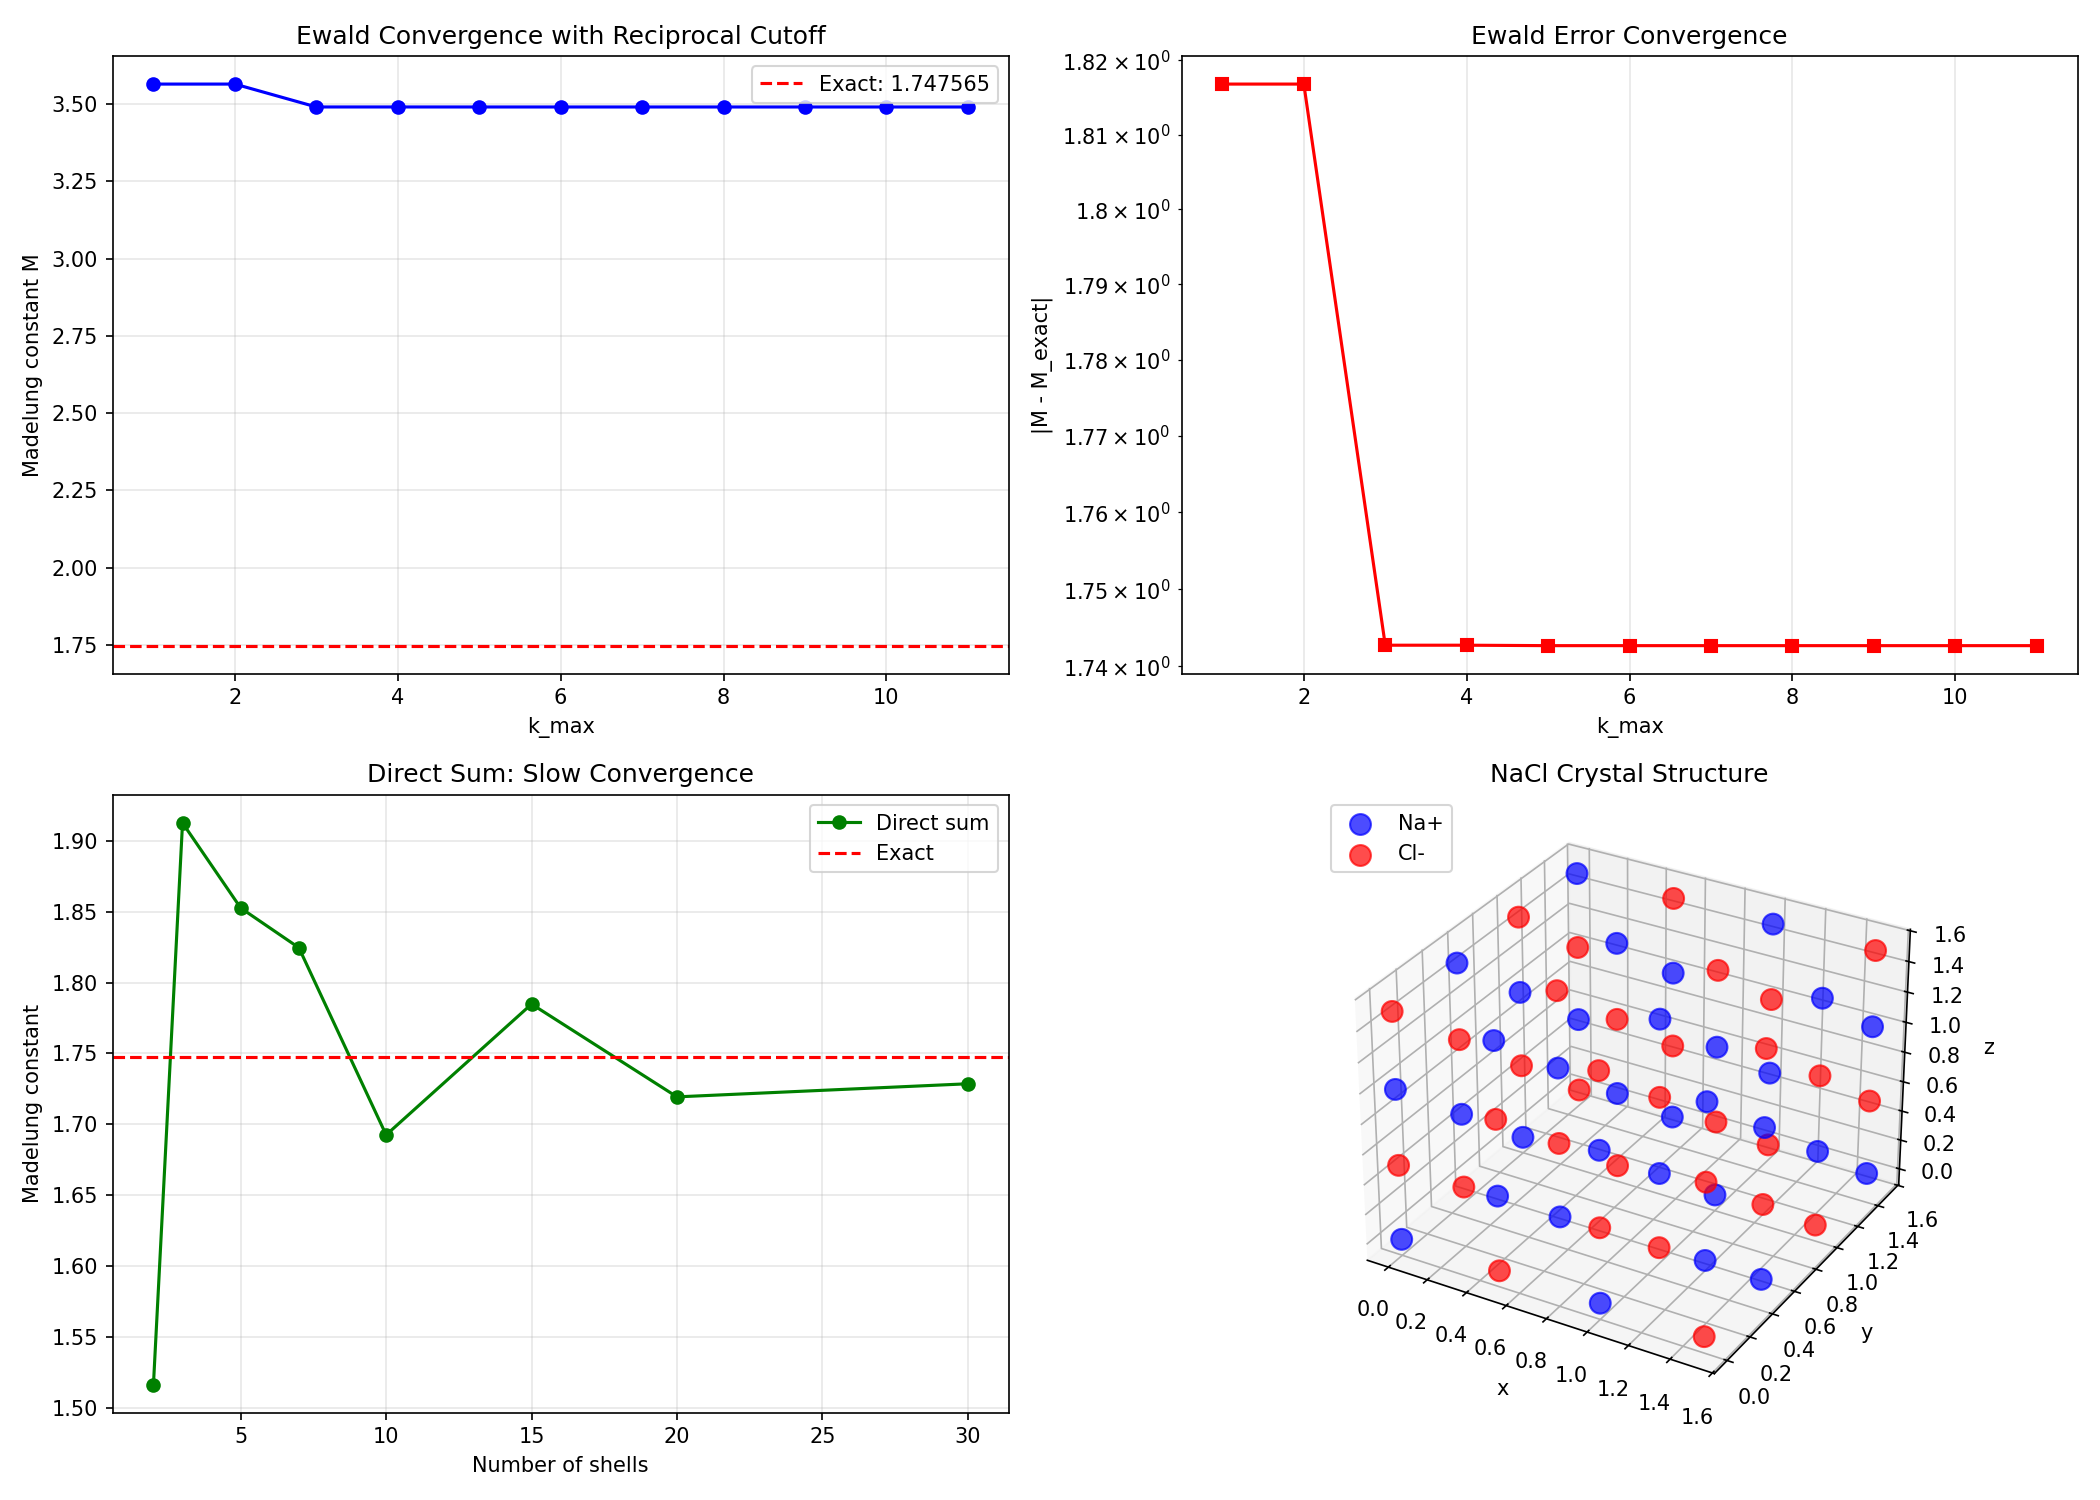

Recreate this plot in Python.
"""
Ewald Summation
================
Efficient computation of long-range interactions in periodic systems.

**The Problem:**
In a periodic system, the electrostatic/gravitational potential is:

    Φ(rᵢ) = Σⱼ Σ_n qⱼ / |rᵢ - rⱼ + nL|

where n ranges over ALL periodic images: n ∈ Z³.
This sum converges VERY slowly (conditionally convergent for charges).

**Ewald's Trick (1921):**
Split the interaction into two rapidly convergent sums:

1. **Short-range (real space):**
   Screen each charge with a Gaussian: erfc(α|r|)/|r|
   Converges exponentially fast — cut off after a few box lengths.

2. **Long-range (reciprocal space / Fourier):**
   The smooth screening charges are summed in Fourier space.
   Also converges exponentially fast.

3. **Self-energy correction:**
   Subtract the interaction of each charge with its own screening cloud.

**Total:**
    E = E_real + E_reciprocal + E_self

**Parameter α controls the split:**
- Large α: more work in real space, less in k-space (and vice versa)
- Optimal α ~ π/L balances both sums

**Computational Complexity:**
- Direct sum: O(N · N_images) — impractical
- Ewald: O(N^{3/2}) with optimal parameter choice
- Particle-Mesh Ewald (PME): O(N log N) using FFT

Physics: crystals, ionic liquids, periodic MD, Madelung constants.

Where to start:
━━━━━━━━━━━━━━
Compute the Madelung constant of NaCl — a classic test.
Compare direct sum (very slow) vs Ewald (fast and accurate).
Prerequisite: fast_fourier_transform.py
"""

import numpy as np
from scipy.special import erfc


def ewald_energy_3d(pos, charges, L, alpha=None, rcut=None, kmax=None):
    """
    Ewald summation for Coulomb energy in a 3D periodic box.
    
    E = E_real + E_reciprocal + E_self
    
    Parameters
    ----------
    pos : array (N, 3)
        Particle positions in [0, L)³
    charges : array (N,)
        Particle charges
    L : float
        Box size (cubic box)
    alpha : float, optional
        Ewald splitting parameter (default: 5/L)
    rcut : float, optional
        Real-space cutoff (default: L/2)
    kmax : int, optional
        Max reciprocal vector index (default: 5)
    
    Returns
    -------
    E_total : float
        Total electrostatic energy
    E_real : float
        Real-space contribution
    E_recip : float
        Reciprocal-space contribution
    E_self : float
        Self-energy correction
    """
    N = len(charges)
    
    if alpha is None:
        alpha = 5.0 / L
    if rcut is None:
        rcut = L / 2
    if kmax is None:
        kmax = 5
    
    V = L**3  # Box volume
    
    # --- Real-space sum ---
    E_real = 0.0
    
    # Loop over all image cells within rcut
    n_images = int(np.ceil(rcut / L))
    
    for i in range(N):
        for j in range(i, N):
            for nx in range(-n_images, n_images + 1):
                for ny in range(-n_images, n_images + 1):
                    for nz in range(-n_images, n_images + 1):
                        if i == j and nx == 0 and ny == 0 and nz == 0:
                            continue
                        
                        dr = pos[j] - pos[i] + np.array([nx, ny, nz]) * L
                        r = np.linalg.norm(dr)
                        
                        if r < rcut:
                            factor = 1.0 if i == j else 2.0  # Avoid double counting
                            E_real += 0.5 * factor * charges[i] * charges[j] * erfc(alpha * r) / r
    
    # --- Reciprocal-space sum ---
    E_recip = 0.0
    
    for mx in range(-kmax, kmax + 1):
        for my in range(-kmax, kmax + 1):
            for mz in range(-kmax, kmax + 1):
                if mx == 0 and my == 0 and mz == 0:
                    continue
                
                k = 2 * np.pi * np.array([mx, my, mz]) / L
                k2 = np.sum(k**2)
                
                # Structure factor S(k) = Σ qⱼ exp(ik·rⱼ)
                S_k = np.sum(charges * np.exp(1j * np.dot(pos, k)))
                
                E_recip += (1.0 / k2) * np.exp(-k2 / (4 * alpha**2)) * np.abs(S_k)**2
    
    E_recip *= 2 * np.pi / V
    
    # --- Self-energy correction ---
    E_self = -alpha / np.sqrt(np.pi) * np.sum(charges**2)
    
    E_total = E_real + E_recip + E_self
    
    return E_total, E_real, E_recip, E_self


def ewald_forces_3d(pos, charges, L, alpha=None, rcut=None, kmax=None):
    """
    Ewald summation for forces (negative gradient of energy).
    
    Returns force on each particle.
    """
    N = len(charges)
    
    if alpha is None:
        alpha = 5.0 / L
    if rcut is None:
        rcut = L / 2
    if kmax is None:
        kmax = 5
    
    V = L**3
    forces = np.zeros((N, 3))
    
    # --- Real-space forces ---
    n_images = int(np.ceil(rcut / L))
    
    for i in range(N):
        for j in range(N):
            if i == j:
                continue
            for nx in range(-n_images, n_images + 1):
                for ny in range(-n_images, n_images + 1):
                    for nz in range(-n_images, n_images + 1):
                        dr = pos[j] - pos[i] + np.array([nx, ny, nz]) * L
                        r = np.linalg.norm(dr)
                        
                        if r < rcut and r > 0:
                            f = charges[i] * charges[j] * (
                                erfc(alpha * r) / r**2
                                + 2 * alpha / np.sqrt(np.pi) * np.exp(-alpha**2 * r**2) / r
                            ) * dr / r
                            forces[i] -= f  # Force on i from j
    
    # --- Reciprocal-space forces ---
    for mx in range(-kmax, kmax + 1):
        for my in range(-kmax, kmax + 1):
            for mz in range(-kmax, kmax + 1):
                if mx == 0 and my == 0 and mz == 0:
                    continue
                
                k = 2 * np.pi * np.array([mx, my, mz]) / L
                k2 = np.sum(k**2)
                
                # Structure factor
                phases = np.dot(pos, k)
                S_k = np.sum(charges * np.exp(1j * phases))
                
                prefactor = 4 * np.pi / (V * k2) * np.exp(-k2 / (4 * alpha**2))
                
                for i in range(N):
                    forces[i] += charges[i] * prefactor * np.imag(
                        S_k * np.exp(-1j * phases[i])) * k
    
    return forces


def madelung_constant_nacl(L_max=5, alpha=None):
    """
    Compute the Madelung constant of NaCl using Ewald summation.
    
    For NaCl (rock salt structure), the Madelung constant is:
    M ≈ 1.747565 (for the conventional definition)
    
    The electrostatic energy per ion pair is:
    E = -M · e² / (4πε₀ · a)
    where a is the nearest-neighbor distance.
    """
    # NaCl unit cell: 8 ions
    # Na+ at (0,0,0), (1/2,1/2,0), (1/2,0,1/2), (0,1/2,1/2)
    # Cl- at (1/2,0,0), (0,1/2,0), (0,0,1/2), (1/2,1/2,1/2)
    
    a = 1.0  # Lattice constant
    
    pos = np.array([
        [0, 0, 0], [0.5, 0.5, 0], [0.5, 0, 0.5], [0, 0.5, 0.5],  # Na+
        [0.5, 0, 0], [0, 0.5, 0], [0, 0, 0.5], [0.5, 0.5, 0.5],  # Cl-
    ]) * a
    
    charges = np.array([1, 1, 1, 1, -1, -1, -1, -1], dtype=float)
    
    E_total, E_real, E_recip, E_self = ewald_energy_3d(
        pos, charges, L=a, alpha=alpha or 5.0/a, rcut=a/2, kmax=L_max)
    
    # Madelung constant: E_per_pair = -M / a (for unit charges)
    # 4 NaCl pairs in the unit cell
    n_pairs = 4
    M = -E_total * a / n_pairs
    
    return M, E_total


def direct_sum_madelung(n_shells):
    """
    Direct sum Madelung constant (for comparison — very slow).
    
    Sum alternating charges on a cubic lattice.
    """
    M = 0.0
    for i in range(-n_shells, n_shells + 1):
        for j in range(-n_shells, n_shells + 1):
            for k in range(-n_shells, n_shells + 1):
                if i == 0 and j == 0 and k == 0:
                    continue
                r = np.sqrt(i**2 + j**2 + k**2)
                M += (-1)**(i + j + k) / r
    return -M


def ewald_1d(charges, positions, L, alpha=None, kmax=50):
    """
    Simplified 1D Ewald summation for a periodic chain.
    
    Useful for understanding the basic idea.
    """
    N = len(charges)
    if alpha is None:
        alpha = 5.0 / L
    
    # Real space
    E_real = 0.0
    for i in range(N):
        for j in range(i + 1, N):
            for n in range(-3, 4):
                r = abs(positions[j] - positions[i] + n * L)
                if r > 0:
                    E_real += charges[i] * charges[j] * erfc(alpha * r) / r
    
    # Reciprocal space
    E_recip = 0.0
    for m in range(1, kmax + 1):
        k = 2 * np.pi * m / L
        S_k = np.sum(charges * np.exp(1j * k * positions))
        E_recip += np.exp(-k**2 / (4 * alpha**2)) / k * np.abs(S_k)**2
    E_recip *= 2 / L
    
    # Self energy
    E_self = -alpha / np.sqrt(np.pi) * np.sum(charges**2)
    
    return E_real + E_recip + E_self


# ============================================================
# Demo
# ============================================================
if __name__ == "__main__":
    print("=" * 60)
    print("EWALD SUMMATION DEMO")
    print("=" * 60)

    # --- 1. Madelung Constant of NaCl ---
    print("\n--- Madelung Constant of NaCl ---")
    M_exact = 1.7475645946  # Known value
    
    for kmax in [3, 5, 7, 10]:
        M, E = madelung_constant_nacl(L_max=kmax)
        print(f"  kmax={kmax:2d}: M = {M:.8f}, error = {abs(M - M_exact):.2e}")
    
    print(f"  Exact:    M = {M_exact:.10f}")

    # Direct sum comparison (slow!)
    print("\n  Direct sum comparison:")
    for n in [3, 5, 10, 20]:
        M_direct = direct_sum_madelung(n)
        print(f"    shells={n:3d}: M = {M_direct:.6f}, "
              f"error = {abs(M_direct - M_exact):.4e}")

    # --- 2. Ewald parameter sensitivity ---
    print("\n--- Ewald Parameter α Sensitivity ---")
    a = 1.0
    for alpha in [2.0, 3.0, 5.0, 7.0, 10.0]:
        M, E = madelung_constant_nacl(L_max=7, alpha=alpha)
        print(f"  α = {alpha:5.1f}: M = {M:.8f}")

    # --- 3. Energy components ---
    print("\n--- Energy Decomposition ---")
    pos = np.array([
        [0, 0, 0], [0.5, 0.5, 0], [0.5, 0, 0.5], [0, 0.5, 0.5],
        [0.5, 0, 0], [0, 0.5, 0], [0, 0, 0.5], [0.5, 0.5, 0.5],
    ])
    charges = np.array([1, 1, 1, 1, -1, -1, -1, -1], dtype=float)
    
    E_total, E_real, E_recip, E_self = ewald_energy_3d(
        pos, charges, L=1.0, alpha=5.0, rcut=0.5, kmax=7)
    
    print(f"  E_real     = {E_real:12.6f}")
    print(f"  E_reciprocal = {E_recip:12.6f}")
    print(f"  E_self     = {E_self:12.6f}")
    print(f"  E_total    = {E_total:12.6f}")

    # --- 4. 1D Chain ---
    print("\n--- 1D Alternating Chain ---")
    # +-+-+-+- chain, Madelung constant = ln(2)
    M_1d_exact = np.log(2)
    
    N_chain = 2
    positions = np.array([0.0, 0.5])
    charges_1d = np.array([1.0, -1.0])
    L_1d = 1.0
    
    E_1d = ewald_1d(charges_1d, positions, L_1d, alpha=5.0, kmax=50)
    M_1d = -E_1d * L_1d / 2  # Nearest neighbor distance = L/2
    
    print(f"  1D Madelung: computed = {M_1d:.8f}, exact = {M_1d_exact:.8f}")
    print(f"  Error: {abs(M_1d - M_1d_exact):.2e}")

    # --- 5. Random charges (charge-neutral) ---
    print("\n--- Random Charge-Neutral System ---")
    N_rand = 20
    rng = np.random.default_rng(42)
    pos_rand = rng.random((N_rand, 3))
    charges_rand = rng.standard_normal(N_rand)
    charges_rand -= charges_rand.mean()  # Ensure neutrality
    
    E, Er, Ek, Es = ewald_energy_3d(pos_rand, charges_rand, L=1.0, 
                                      alpha=5.0, rcut=0.5, kmax=5)
    print(f"  N = {N_rand} random charges (neutral)")
    print(f"  Total energy: {E:.6f}")
    print(f"  Sum of charges: {charges_rand.sum():.2e} (should be ~0)")

    # Plot
    try:
        import matplotlib.pyplot as plt
        
        fig, axes = plt.subplots(2, 2, figsize=(14, 10))
        
        # Convergence with kmax
        ax = axes[0, 0]
        kmax_vals = range(1, 12)
        M_vals = [madelung_constant_nacl(L_max=k)[0] for k in kmax_vals]
        ax.plot(list(kmax_vals), M_vals, 'bo-')
        ax.axhline(M_exact, color='r', linestyle='--', label=f'Exact: {M_exact:.6f}')
        ax.set_xlabel('k_max')
        ax.set_ylabel('Madelung constant M')
        ax.set_title('Ewald Convergence with Reciprocal Cutoff')
        ax.legend()
        ax.grid(True, alpha=0.3)
        
        # Error vs kmax
        ax = axes[0, 1]
        M_errors = [abs(m - M_exact) for m in M_vals]
        ax.semilogy(list(kmax_vals), M_errors, 'rs-')
        ax.set_xlabel('k_max')
        ax.set_ylabel('|M - M_exact|')
        ax.set_title('Ewald Error Convergence')
        ax.grid(True, alpha=0.3)
        
        # Direct sum convergence
        ax = axes[1, 0]
        n_range = [2, 3, 5, 7, 10, 15, 20, 30]
        M_direct_vals = [direct_sum_madelung(n) for n in n_range]
        ax.plot(n_range, M_direct_vals, 'go-', label='Direct sum')
        ax.axhline(M_exact, color='r', linestyle='--', label='Exact')
        ax.set_xlabel('Number of shells')
        ax.set_ylabel('Madelung constant')
        ax.set_title('Direct Sum: Slow Convergence')
        ax.legend()
        ax.grid(True, alpha=0.3)
        
        # NaCl structure
        ax = axes[1, 1]
        from mpl_toolkits.mplot3d import Axes3D
        ax.remove()
        ax = fig.add_subplot(2, 2, 4, projection='3d')
        
        # Plot NaCl unit cell with periodic images
        for dx in range(2):
            for dy in range(2):
                for dz in range(2):
                    offset = np.array([dx, dy, dz])
                    pos_shifted = pos + offset
                    na = pos_shifted[charges > 0]
                    cl = pos_shifted[charges < 0]
                    ax.scatter(na[:, 0], na[:, 1], na[:, 2], c='blue', 
                              s=100, alpha=0.7, label='Na+' if dx==0 and dy==0 and dz==0 else '')
                    ax.scatter(cl[:, 0], cl[:, 1], cl[:, 2], c='red',
                              s=100, alpha=0.7, label='Cl-' if dx==0 and dy==0 and dz==0 else '')
        
        ax.set_xlabel('x')
        ax.set_ylabel('y')
        ax.set_zlabel('z')
        ax.set_title('NaCl Crystal Structure')
        ax.legend(loc='upper left')
        
        plt.tight_layout()
        plt.savefig("ewald_summation.png", dpi=150)
        plt.show()
    except ImportError:
        print("(matplotlib not available)")
